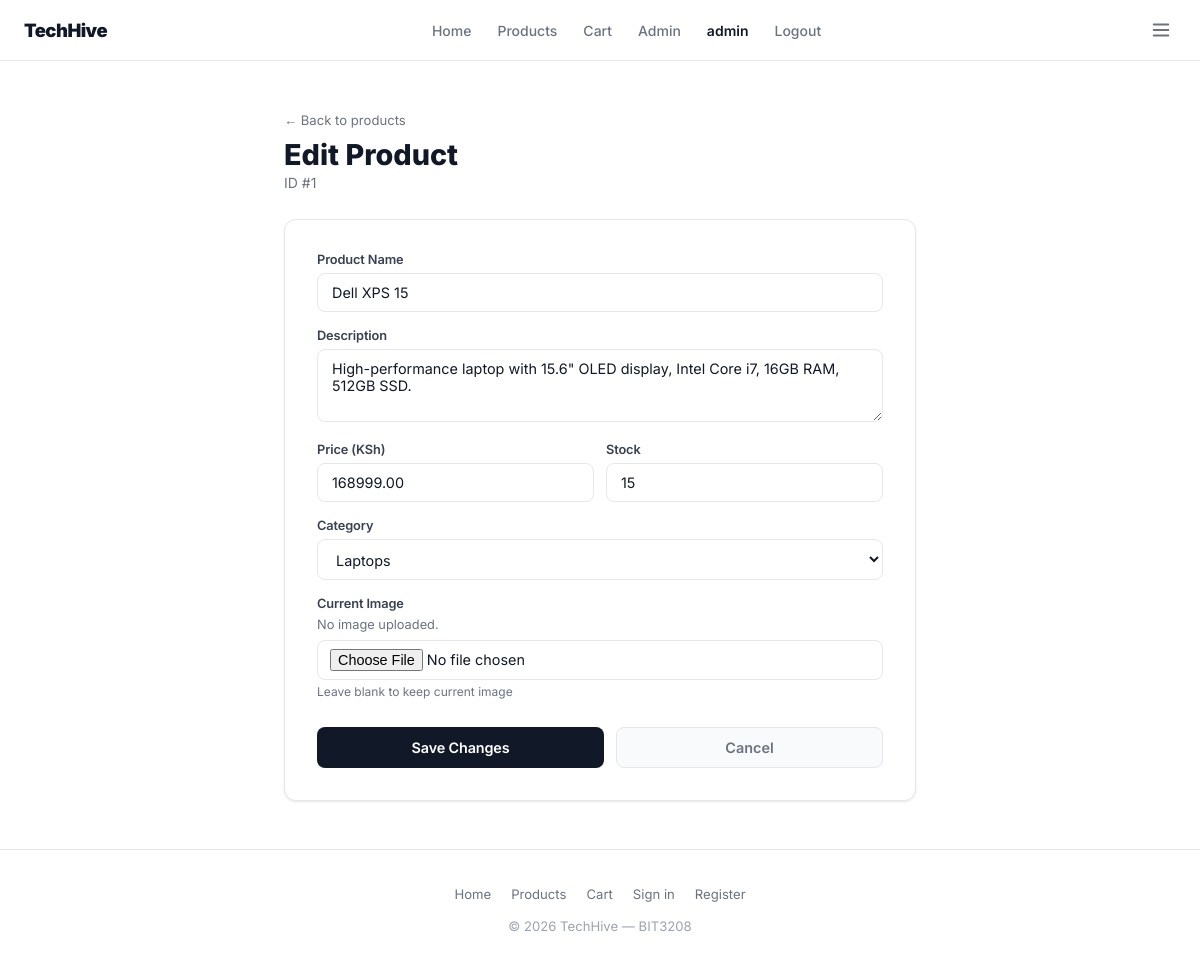
Page /admin/edit_product.php?id=1 (signed in) on the committed database.
### tables this page shows
CREATE TABLE IF NOT EXISTS products (
    id          INT AUTO_INCREMENT PRIMARY KEY,
    name        VARCHAR(150)  NOT NULL,
    description TEXT,
    price       DECIMAL(10,2) NOT NULL,
    category    VARCHAR(50)   NOT NULL,
    stock       INT           NOT NULL DEFAULT 0,
    image       VARCHAR(500),
    created_at  TIMESTAMP DEFAULT CURRENT_TIMESTAMP
);

### admin/edit_product.php (the view, shortened to what this page needs)
<?php
$db = getDB();
$id = (int)($_GET['id'] ?? 0);
$stmt = $db->prepare("SELECT * FROM products WHERE id = ?");
$stmt->execute([$id]);
$product = $stmt->fetch();
?>
<?php include '../includes/header.php'; ?>
<div style="max-width:680px;margin:0 auto;padding:48px 24px;">
    <div style="margin-bottom:28px;">
        <a href="index.php" style="color:var(--muted);font-size:0.82rem;text-decoration:none;">← Back to products</a>
        <h1 style="font-size:1.8rem;font-weight:800;color:var(--text);margin-top:8px;">Edit Product</h1>
        <p style="color:var(--muted);font-size:0.875rem;margin-top:2px;">ID #<?= $id ?></p>
    </div>
    <div class="card" style="padding:32px;">
        <form method="POST" enctype="multipart/form-data">
            <div style="margin-bottom:16px;">
                <label class="label">Product Name</label>
                <input type="text" name="name" class="field"
                    value="<?= htmlspecialchars($product['name']) ?>" required>
            </div>
            <div style="margin-bottom:16px;">
                <label class="label">Description</label>
                <textarea name="description" class="field" rows="3"
                    style="resize:vertical;"><?= htmlspecialchars($product['description']) ?></textarea>
            </div>
            <div style="display:grid;grid-template-columns:1fr 1fr;gap:12px;margin-bottom:16px;">
                <div>
                    <label class="label">Price (KSh)</label>
                    <input type="number" name="price" class="field"
                        step="0.01" min="0"
                        value="<?= htmlspecialchars($product['price']) ?>" required>
                </div>
                <div>
                    <label class="label">Stock</label>
                    <input type="number" name="stock" class="field"
                        min="0"
                        value="<?= htmlspecialchars($product['stock']) ?>" required>
                </div>
            </div>
            <div style="margin-bottom:16px;">
                <label class="label">Category</label>
                <select name="category" class="field">
                    <?php foreach (['Laptops','Phones','Accessories','Tablets','Gaming'] as $cat): ?>
                        <option value="<?= $cat ?>" <?= $product['category'] === $cat ? 'selected' : '' ?>>
                            <?= $cat ?>
                        </option>
                    <?php endforeach; ?>
                </select>
            </div>
            <div style="margin-bottom:16px;">
                <label class="label">Current Image</label>
                <?php if ($product['image'] && file_exists('../images/' . $product['image'])): ?>
                    <div style="margin-bottom:8px;">
                        <img src="/techhive/images/<?= htmlspecialchars($product['image']) ?>"
                             style="height:80px;border-radius:6px;border:1px solid var(--border);">
                    </div>
                <?php else: ?>
                    <p style="font-size:0.8rem;color:var(--muted);margin-bottom:8px;">No image uploaded.</p>
                <?php endif; ?>
                <input type="file" name="image" accept="image/*" class="field" style="padding:8px 12px;cursor:pointer;">
                <p style="font-size:0.75rem;color:var(--muted);margin-top:4px;">Leave blank to keep current image</p>
            </div>
            <div style="display:flex;gap:12px;margin-top:28px;">
                <button type="submit" class="btn-primary" style="flex:1;">Save Changes</button>
                <a href="index.php" style="flex:1;text-align:center;padding:11px;background:var(--subtle);border:1px solid var(--border);border-radius:8px;color:var(--muted);text-decoration:none;font-size:0.9rem;font-weight:600;">Cancel</a>
            </div>
        </form>
    </div>
</div>
<?php include '../includes/footer.php'; ?>

### css/style.css (style rules this page uses)
*, *::before, *::after { box-sizing: border-box; margin: 0; padding: 0; }
html { scroll-behavior: smooth; }
body { font-family: 'Inter', system-ui, sans-serif; background: #ffffff; color: #111827; min-height: 100vh; -webkit-font-smoothing: antialiased; }
:root { --accent: #111827; --accent-dark: #000000; --bg: #ffffff; --card: #ffffff; --border: #e5e7eb; --text: #111827; --muted: #6b7280; --subtle: #f9fafb; }
.card { background: #ffffff; border: 1px solid #e5e7eb; border-radius: 12px; box-shadow: 0 1px 3px rgba(0,0,0,0.06), 0 1px 2px rgba(0,0,0,0.04); }
.btn-primary { background: #111827; color: #ffffff; font-family: inherit; font-size: 0.9rem; font-weight: 600; border: none; border-radius: 8px; padding: 11px 22px; cursor: pointer; display: inline-block; text-decoration: none; transition: background 0.15s, transform 0.1s; text-align: center; letter-spacing: -0.01em; }
.field { width: 100%; background: #ffffff; border: 1.5px solid #e5e7eb; border-radius: 8px; padding: 10px 14px; font-size: 0.9rem; font-family: inherit; color: #111827; outline: none; transition: border-color 0.15s, box-shadow 0.15s; }
.field::placeholder { color: #9ca3af; }
select.field { cursor: pointer; }
.label { display: block; font-size: 0.8rem; font-weight: 600; color: #374151; margin-bottom: 6px; letter-spacing: -0.01em; }

### rows in the picture
products: name "Dell XPS 15", description "High-performance laptop with 15.6\" OLED display, Intel Core i7, 16GB RAM, 512GB SSD.", price "168999.00", stock "15", category "Laptops"

### other values in the picture
$username "admin"
$id "1"
